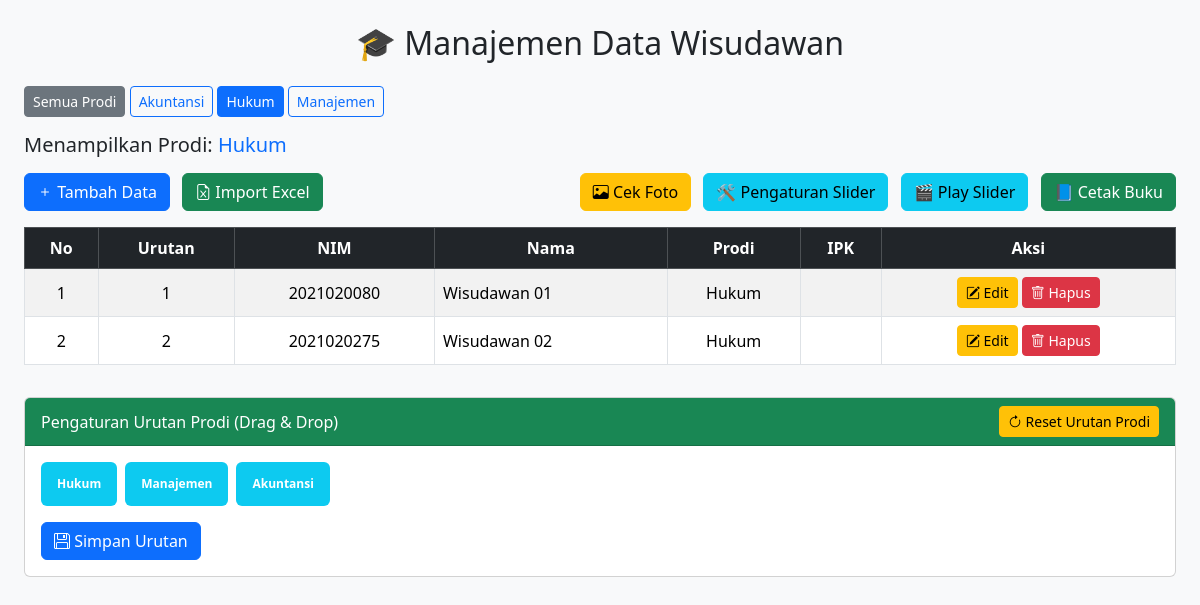
Screenshot of /admin.php?prodi=Hukum with the database file from the repository.
### tables this page shows
CREATE TABLE `tbl_wisudawan`  (
  `id` int NOT NULL AUTO_INCREMENT,
  `urutan` int NULL DEFAULT NULL,
  `nirm` varchar(255) NULL DEFAULT NULL,
  `nama` varchar(255) NULL DEFAULT NULL,
  `ortu_laki` varchar(255) NULL DEFAULT NULL,
  `ortu_perempuan` varchar(255) NULL DEFAULT NULL,
  `tmp_tgl_lahir` text NULL,
  `asal_sekolah` varchar(255) NULL DEFAULT NULL,
  `alamat` text NULL,
  `ipk` varchar(255) NULL DEFAULT NULL,
  `judul` text NULL,
  `keterangan` text NULL,
  `prodi` varchar(255) NULL DEFAULT NULL,
  `gelombang` varchar(1) NULL DEFAULT NULL,
  PRIMARY KEY (`id`) USING BTREE,
  INDEX `idx_gelombang_prodi`(`gelombang` ASC, `prodi` ASC) USING BTREE
);

CREATE TABLE `tbl_prodi_urutan`  (
  `id` int NOT NULL AUTO_INCREMENT,
  `nama_prodi` varchar(100) NOT NULL,
  `urutan` int NOT NULL,
  PRIMARY KEY (`id`) USING BTREE
);

### admin.php (the view, shortened to what this page needs)
<?php
require_once __DIR__ . "/connection.php";
$prodiResult = mysqli_query($koneksi, "SELECT DISTINCT prodi FROM tbl_wisudawan ORDER BY prodi ASC");
$selectedProdi = isset($_GET['prodi']) ? $_GET['prodi'] : '';
$limit = 30;
$page = isset($_GET['page']) ? (int)$_GET['page'] : 1;
$offset = ($page - 1) * $limit;
$where = $selectedProdi ? "WHERE prodi='$selectedProdi'" : "";
$result = mysqli_query($koneksi, "SELECT * FROM tbl_wisudawan $where ORDER BY prodi ASC, urutan ASC, nama ASC LIMIT $offset, $limit");
?>
<!DOCTYPE html>
<html lang="id">
<head>
    <link href="https://cdn.jsdelivr.net/npm/bootstrap@5.3.3/dist/css/bootstrap.min.css" rel="stylesheet">
    <link rel="stylesheet" href="https://cdn.jsdelivr.net/npm/bootstrap-icons@1.11.1/font/bootstrap-icons.css">
</head>
<body class="bg-light">
<div class="container-fluid px-4 mt-4">
    <h2 class="mb-4 text-center">🎓 Manajemen Data Wisudawan</h2>
    <div class="mb-3">
        <a href="admin.php" class="btn btn-secondary btn-sm <?= $selectedProdi=='' ? 'active' : '' ?>">Semua Prodi</a>
        <?php while($p = mysqli_fetch_assoc($prodiResult)): ?>
            <a href="?prodi=<?= urlencode($p['prodi']) ?>"
               class="btn btn-outline-primary btn-sm <?= $selectedProdi==$p['prodi'] ? 'active' : '' ?>">
               <?= htmlspecialchars($p['prodi']) ?>
            </a>
        <?php endwhile; ?>
    </div>
    <?php
    $prodiLabel = ($selectedProdi && trim($selectedProdi) !== '') ? htmlspecialchars($selectedProdi) : 'Semua Prodi';
    $link_slider = "index.php" .(($selectedProdi && trim($selectedProdi) !== '') ? "?prodi=" . htmlspecialchars($selectedProdi) : '');
    $link_buku = "buku-js.html" .(($selectedProdi && trim($selectedProdi) !== '') ? "?prodi=" . htmlspecialchars($selectedProdi) : '');
    ?>
    <h5 class="mb-3">Menampilkan Prodi: <span class="text-primary"><?= $prodiLabel ?></span></h5>
    <div class="d-flex justify-content-between align-items-center mb-3">
        <div>
            <button class="btn btn-primary me-2" data-bs-toggle="modal" data-bs-target="#formModal" onclick="clearForm()"><i class="bi bi-plus"></i> Tambah Data</button>
            <button class="btn btn-success" data-bs-toggle="modal" data-bs-target="#modalImport">
                <i class="bi bi-file-earmark-excel"></i> Import Excel
            </button>
        </div>
        <div>
            <button class="btn btn-warning me-2" data-bs-toggle="modal" data-bs-target="#modalFotoCheck"><i class="bi bi-image"></i> Cek Foto</button>
            <a href="logo.php" class="btn btn-info me-2">🛠️ Pengaturan Slider</a>
            <a href="<?= $link_slider ?>" class="btn btn-info me-2" target="_blank">🎬 Play Slider</a>
            <a href="<?= $link_buku ?>" class="btn btn-success" target="_blank">📘 Cetak Buku</a>
        </div>
    </div>
    <div class="table-responsive">
        <table class="table table-bordered table-striped align-middle">
            <thead class="table-dark text-center">
                <tr>
                    <th>No</th>
                    <th>Urutan</th>
                    <th>NIM</th>
                    <th>Nama</th>
                    <th>Prodi</th>
                    <th>IPK</th>
                    <th>Aksi</th>
                </tr>
            </thead>
            <tbody>
            <?php
            $no = $offset + 1;
            if (mysqli_num_rows($result) == 0): ?>
                <tr><td colspan="8" class="text-center text-muted">Tidak ada data</td></tr>
            <?php else:
                while ($row = mysqli_fetch_assoc($result)): ?>
                <tr>
                    <td class=" text-center"><?= $no++ ?></td>
                    <td class=" text-center"><?= htmlspecialchars($row['urutan'] ?? '') ?></td>
                    <td class=" text-center"><?= htmlspecialchars($row['nirm'] ?? '') ?></td>
                    <td><?= htmlspecialchars($row['nama'] ?? '') ?></td>
                    <td class=" text-center"><?= htmlspecialchars($row['prodi'] ?? '') ?></td>
                    <td class=" text-center"><?= htmlspecialchars($row['ipk'] ?? '') ?></td>
                    <td class="text-center">
                        <button class="btn btn-sm btn-warning"
                            data-bs-toggle="modal"
                            data-bs-target="#formModal"
                            onclick='editData(<?= json_encode($row) ?>)'><i class="bi bi-pencil-square"></i> Edit</button>
                        <a href="?delete=<?= $row['id'] ?>&prodi=<?= urlencode($selectedProdi) ?>" class="btn btn-sm btn-danger" onclick="return confirm('Hapus data ini?')"><i class="bi bi-trash"></i> Hapus</a>
                    </td>
                </tr>
            <?php endwhile; endif; ?>
            </tbody>
        </table>
    </div>
    <div class="card mb-5 mt-3">
        <div class="card-header bg-success text-white d-flex flex-row align-items-center justify-content-between">Pengaturan Urutan Prodi (Drag & Drop)
            <div class="d-inline ml-auto float-right">
                <form method="post" style="display:inline;">
                    <button type="submit" name="reset_prodi_urutan" class="btn btn-warning btn-sm">
                        <i class="bi bi-arrow-clockwise"></i> Reset Urutan Prodi
                    </button>
                </form>
            </div>
        </div>
        <div class="card-body">
            <div id="prodi-container" class="d-flex flex-wrap gap-2">
              <?php
              $q = mysqli_query($koneksi, "SELECT * FROM tbl_prodi_urutan ORDER BY urutan ASC");
              while ($r = mysqli_fetch_assoc($q)) {
                  echo "<div class='badge bg-info text-white p-3 rounded draggable-item' data-id='{$r['id']}' style='cursor:grab;'>{$r['nama_prodi']}</div>";
              }
              ?>
          </div>
          <button id="save-order" class="btn btn-primary mt-3"><i class="bi bi-floppy"></i> Simpan Urutan</button>
        </div>
    </div>
</div>
</body>
</html>

### rows the page displays
tbl_wisudawan: urutan "1", nirm "2021020080", nama "Wisudawan 01", prodi "Hukum"
tbl_wisudawan: urutan "2", nirm "2021020275", nama "Wisudawan 02", prodi "Hukum"
tbl_prodi_urutan: nama_prodi "Hukum"
tbl_prodi_urutan: nama_prodi "Manajemen"
tbl_prodi_urutan: nama_prodi "Akuntansi"

### other values shown
$p['prodi'] "Akuntansi"
$p['prodi'] "Hukum"
$p['prodi'] "Manajemen"
$prodiLabel "Hukum"
